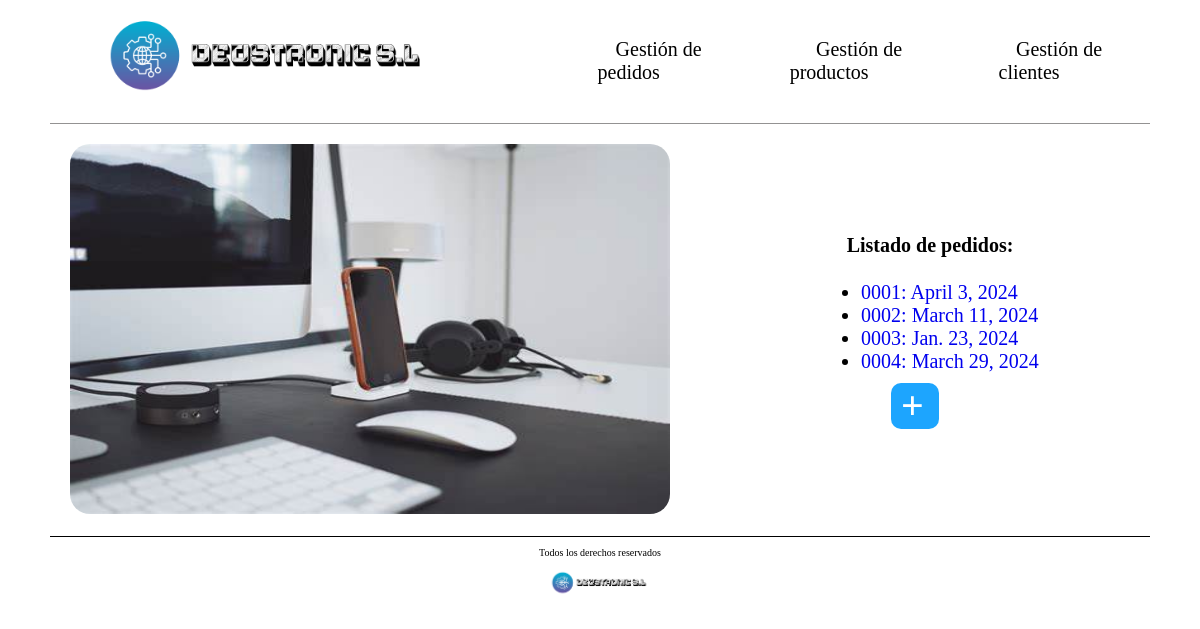
The app's page /empresaDjango/pedido/, older data.
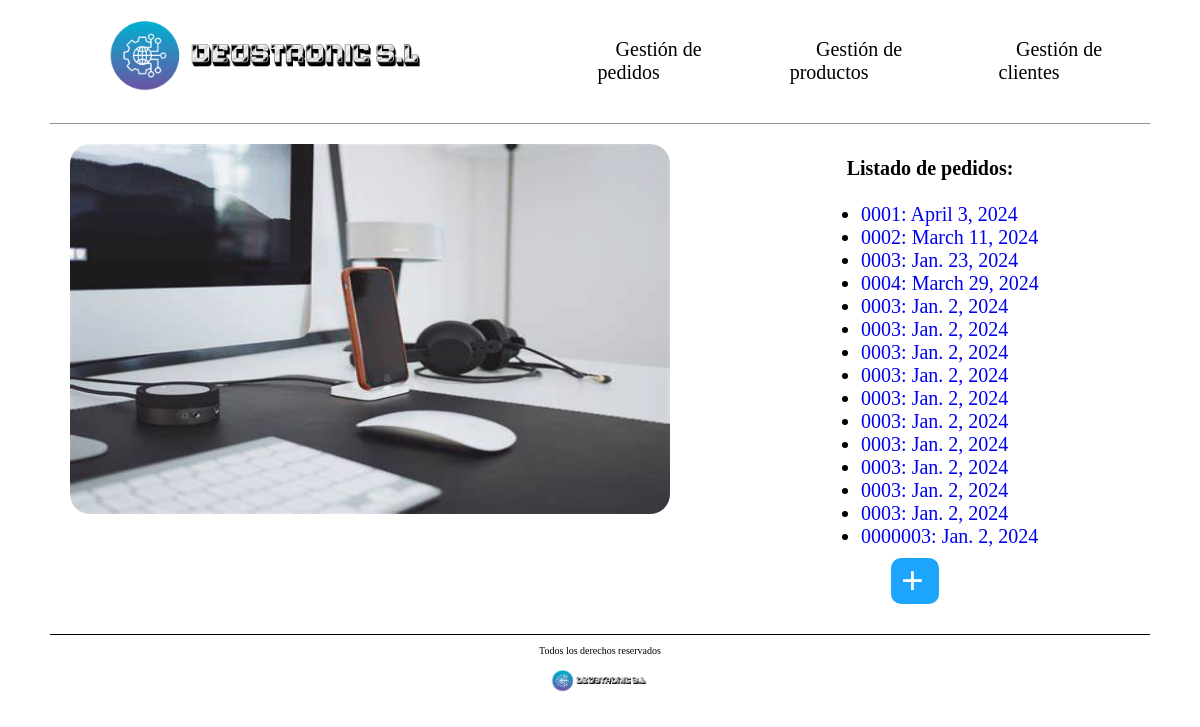
The same page, newer data.
### empresaDjango/models.py (models this page shows, shortened)
class Pedido(models.Model):
    cliente = models.ForeignKey(Cliente, on_delete=models.CASCADE)
    cod_pedido = models.CharField(max_length=10)
    fecha = models.DateField()
    precio_total = models.IntegerField(default=0)

### empresaDjango/views.py (the view)
# urls.py: path('pedido/', views.index_pedido, name='index_ped'),
def index_pedido(request):
    pedidos = Pedido.objects.all()
    return render(request, 'index_pedido.html', {'listado_pedidos' : pedidos})

### empresaDjango/templates/index_pedido.html (shortened to what this page needs)
{% load static %}
<!DOCTYPE html>
<html lang="es">
<head>
    <link rel="stylesheet" href="{% static 'css/styles.css'%}" />
    <link rel="stylesheet" href="{% static 'css/normalize.css'%}" />
</head>
<body>
    <header>
        <div class="navegacion">
            <nav class="nav-principal">
                <a href="{% static '../empresaDjango/pedido' %}">
                  <img src="{% static 'images/DEUSTRONIC.png' %}" alt="Logo Tienda" />
                </a>
                <ul class="elementos-navegacion">
                  <li>
                    <a href="/empresaDjango/pedido">Gestión de pedidos</a>
                  </li>
                  <li>
                    <a href="empresaDjango/index_producto.html">Gestión de productos</a>
                  </li>
                  <li>
                    <a href="empresaDjango/index_cliente.html">Gestión de clientes</a>
                  </li>
                </ul>
            </nav>
        </div>
    </header>
     <main>
        <div class="contenedor-principal-index-pedidos">
            <div class="parte-izquierda">
                <img src="{% static 'images/Escritorio.jpeg'%}" alt="Foto con artículos tecnológicos en un escritorio" />
            </div>
            <div class="parte-derecha">
            <h1>Listado de pedidos:</h1>
                <ul>
                    {% for p in listado_pedidos %}
                    <li class="listado_pedidos">
                        <a href="{% url 'detail_ped' p.cod_pedido %}">
                        {{ p.cod_pedido }}: {{ p.fecha }}
                        </a>
                    </li>
                    {% endfor %}
                    <div class="boton_crear">
                        <a  href="{% url 'pedido_create' %}"> + </a>
                    </div>
                </ul>
            </div>
        </div>
     </main>
    <footer>
        <div class="contenido-footer">
            <p class="copyright">Todos los derechos reservados</p>
            <img src="{% static 'images/DEUSTRONIC.png'%}" alt="Logo Tienda" />
        </div>
    </footer>
</body>
</html>

Row changes from the older to the newer data that the page shows:
added Pedido: cod_pedido "0003", fecha "Jan. 2, 2024"
added Pedido: cod_pedido "0003", fecha "Jan. 2, 2024"
added Pedido: cod_pedido "0003", fecha "Jan. 2, 2024"
added Pedido: cod_pedido "0003", fecha "Jan. 2, 2024"
added Pedido: cod_pedido "0003", fecha "Jan. 2, 2024"
added Pedido: cod_pedido "0003", fecha "Jan. 2, 2024"
added Pedido: cod_pedido "0003", fecha "Jan. 2, 2024"
added Pedido: cod_pedido "0003", fecha "Jan. 2, 2024"
added Pedido: cod_pedido "0003", fecha "Jan. 2, 2024"
added Pedido: cod_pedido "0003", fecha "Jan. 2, 2024"
added Pedido: cod_pedido "0000003", fecha "Jan. 2, 2024"
